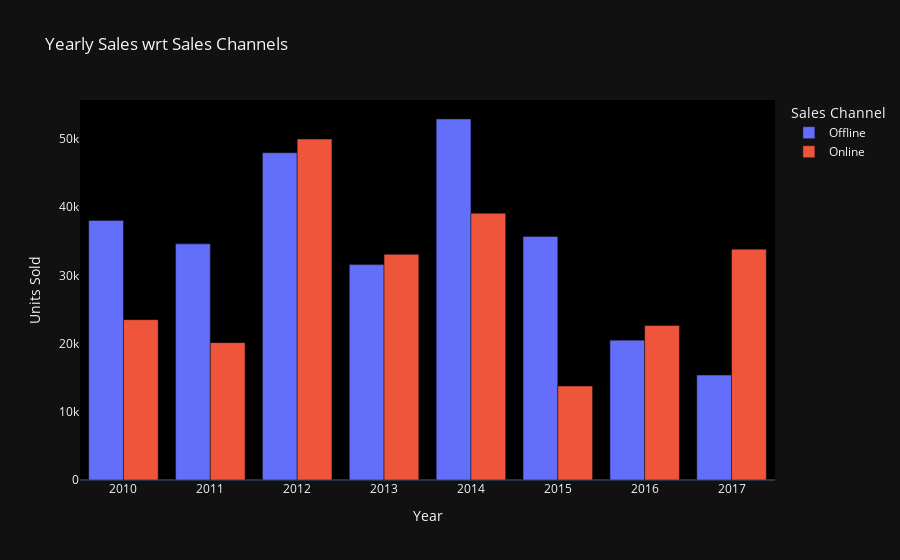

Notebook code for this chart:
### Code cell
fig=px.bar(year_channel,x='Year',y='Units Sold',
          title='Yearly Sales wrt Sales Channels',
          color='Sales Channel',
          barmode='group')
fig.update_layout(xaxis_title=' Year',
                 yaxis_title='Units Sold',
                 plot_bgcolor='black',
                 template='plotly_dark',
                 yaxis=dict(showgrid=False))


iplot(fig)

### Figure 1 — Plotly figure (JSON) as saved in the notebook; plotly's stock layout.template omitted (floating-point values rounded to 4 significant figures)
{"data": [{"alignmentgroup": "True", "hovertemplate": "Sales Channel=Offline<br>Year=%{x}<br>Units Sold=%{y}<extra></extra>", "legendgroup": "Offline", "marker": {"color": "#636efa", "pattern": {"shape": ""}}, "name": "Offline", "offsetgroup": "Offline", "orientation": "v", "showlegend": true, "textposition": "auto", "type": "bar", "x": [2010, 2011, 2012, 2013, 2014, 2015, 2016, 2017], "xaxis": "x", "y": [38063, 34628, 47986, 31580, 52931, 35706, 20505, 15383], "yaxis": "y"}, {"alignmentgroup": "True", "hovertemplate": "Sales Channel=Online<br>Year=%{x}<br>Units Sold=%{y}<extra></extra>", "legendgroup": "Online", "marker": {"color": "#EF553B", "pattern": {"shape": ""}}, "name": "Online", "offsetgroup": "Online", "orientation": "v", "showlegend": true, "textposition": "auto", "type": "bar", "x": [2010, 2011, 2012, 2013, 2014, 2015, 2016, 2017], "xaxis": "x", "y": [23508, 20140, 49981, 33083, 39109, 13774, 22651, 33843], "yaxis": "y"}], "layout": {"barmode": "group", "legend": {"title": {"text": "Sales Channel"}, "tracegroupgap": 0}, "plot_bgcolor": "black", "title": {"text": "Yearly Sales wrt Sales Channels"}, "xaxis": {"anchor": "y", "domain": [0, 1], "title": {"text": " Year"}}, "yaxis": {"anchor": "x", "domain": [0, 1], "showgrid": false, "title": {"text": "Units Sold"}}}}
